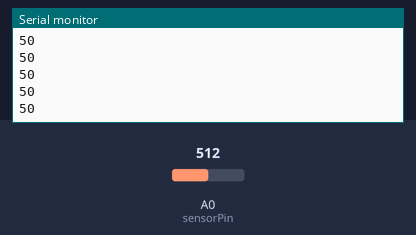
This sketch was run on a simulated Arduino Uno, built with avr-gcc and run on an emulated ATmega328P. Shown: the last lines printed to the serial monitor. Inputs (shaded band) come from the test bench; at power-on: A0 (sensorPin) = 512.

Above: at 1.2 s.
1.3 s: A0 (sensorPin) set to 716
At 1.32 s:
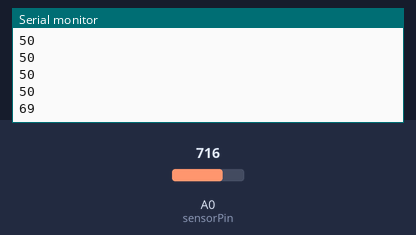
2.8 s: A0 (sensorPin) set to 900
At 2.84 s:
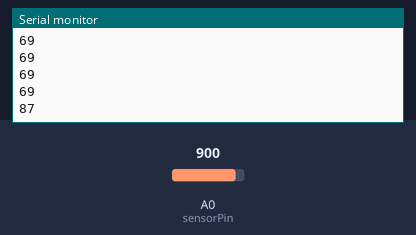
Timing chart, 0 to 5.8 s (numbered marks = the images above; inputs shaded):
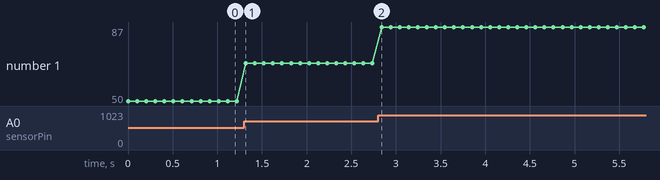

Measured:
- after the input at 1.3 s, the serial monitor: prints a new line at once (image 1)
- after the input at 2.8 s, the serial monitor: prints a new line at once (image 2)
- plotted number 1: 50 → 69 after the input at 1.3 s, 69 → 87 after the input at 2.8 s

The sketch:

transmitter.ino
```cpp
#include <SoftwareSerial.h>
#include "control.h"

SoftwareSerial link(2, 3); // RX, TX. Hubungkan TX ke RX dan ground bersama.
const int sensorPin = A0;

void setup() { Serial.begin(9600); link.begin(9600); }
void loop() {
  int raw = analogRead(sensorPin);
  link.write(irrigationCommand(raw));
  Serial.println(moisturePercent(raw));
  delay(100);
}
```

control.h
```cpp
#pragma once
// Bagian logika yang dapat diperiksa tanpa perangkat Arduino.
inline int moisturePercent(int raw) {
    if (raw < 0 || raw > 1023) return -1;
    return static_cast<int>(raw * 100L / 1023);
}
inline char irrigationCommand(int raw, int threshold = 30) {
    const int percent = moisturePercent(raw);
    return percent >= 0 && percent < threshold ? '1' : '0';
}
struct ValveControl {
    bool open = false;
    bool received = false;
    unsigned long lastReceived = 0;
    void receive(char command, unsigned long now) {
        if (command != '0' && command != '1') { open = false; return; }
        open = command == '1'; received = true; lastReceived = now;
    }
    bool update(unsigned long now) {
        if (!received || now - lastReceived > 1000UL) open = false;
        return open;
    }
};
```
